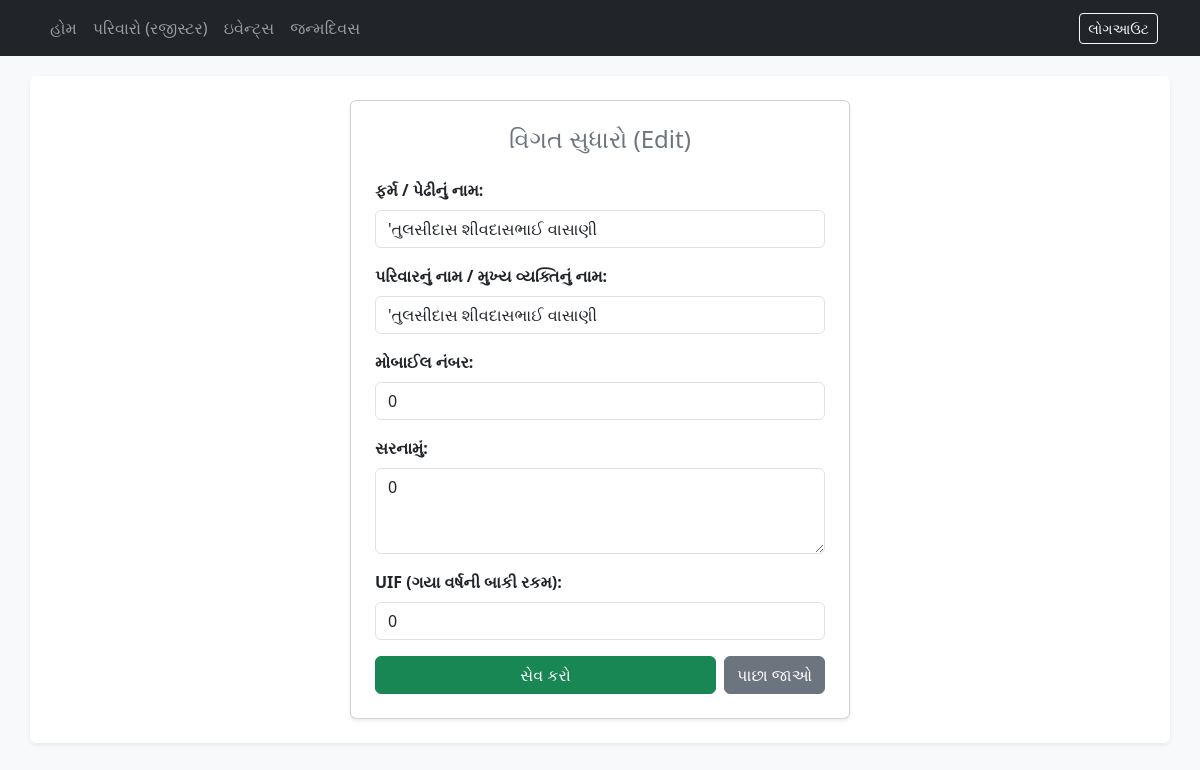
Page /family/edit/1 (signed in) on the committed database.
### tables this page shows
CREATE TABLE families (
        id INTEGER PRIMARY KEY AUTOINCREMENT, 
        firm_name TEXT, 
        family_name TEXT, 
        mobile TEXT, 
        address TEXT, 
        uif REAL DEFAULT 0.0
    );

### app.py (the view, shortened to what this page needs)
@app.route("/family/edit/<int:family_id>", methods=["GET", "POST"])
def edit_family(family_id):
    if not session.get("logged_in"):
        return redirect("/login")
    if session.get("role") == "farm_head" and session.get("family_id") != family_id:
        return "<h3>તમને આ પરિવારની માહિતી એડિટ કરવાની પરવાનગી નથી!</h3>", 403
    conn = sqlite3.connect("samaj.db")
    cursor = conn.cursor()
    cursor.execute("SELECT id, firm_name, family_name, mobile, address, uif FROM families WHERE id=?", (family_id,))
    family = cursor.fetchone()
    conn.close()
    return render_template("family_add.html", family=family)

### templates/family_add.html
{% extends "layout.html" %}
{% block content %}
<div class="card p-4 shadow-sm mx-auto" style="max-width: 500px;">
    <h4 class="mb-4 text-secondary text-center">{% if family %}વિગત સુધારો (Edit){% else %}નવો પરિવાર ઉમેરો{% endif %}</h4>
    <form method="POST">
        <div class="mb-3">
            <label class="form-label"><strong>ફર્મ / પેઢીનું નામ:</strong></label>
            <input type="text" name="firm_name" class="form-control" value="{% if family %}{{ family[1] }}{% endif %}" required>
        </div>
        <div class="mb-3">
            <label class="form-label"><strong>પરિવારનું નામ / મુખ્ય વ્યક્તિનું નામ:</strong></label>
            <input type="text" name="family_name" class="form-control" value="{% if family %}{{ family[2] }}{% endif %}" required>
        </div>
        <div class="mb-3">
            <label class="form-label"><strong>મોબાઈલ નંબર:</strong></label>
            <input type="text" name="mobile" class="form-control" value="{% if family %}{{ family[3] }}{% endif %}" required>
        </div>
        <div class="mb-3">
            <label class="form-label"><strong>સરનામું:</strong></label>
            <textarea name="address" class="form-control" rows="3" required>{% if family %}{{ family[4] }}{% endif %}</textarea>
        </div>
        <div class="mb-3">
            <label class="form-label"><strong>UIF (ગયા વર્ષની બાકી રકમ):</strong></label>
            <input type="number" name="uif" class="form-control" value="{% if family %}{{ family[5]|int }}{% else %}0{% endif %}">
        </div>
        <div class="d-flex gap-2">
            <button type="submit" class="btn btn-success flex-grow-1">સેવ કરો</button>
            <a href="/families" class="btn btn-secondary">પાછા જાઓ</a>
        </div>
    </form>
</div>
{% endblock %}

### templates/layout.html (style rules this page uses)
body { background-color: #f8f9fa; }

### rows in the picture
families: firm_name "'તુલસીદાસ શીવદાસભાઈ વાસાણી", family_name "'તુલસીદાસ શીવદાસભાઈ વાસાણી", mobile "0", address "0", uif "0"
